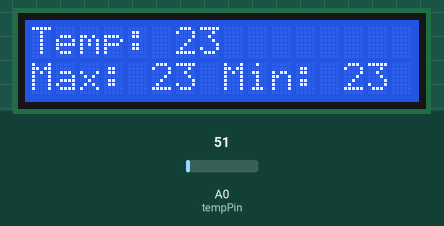
Bench run of a sketch on a simulated Arduino Uno, built with avr-gcc and run on an emulated ATmega328P. Parts: 16×2 character LCD. The test bench sets the inputs (shaded band); at power-on: A0 (tempPin) = 51. What the sketch prints to the serial monitor is not drawn.

Above: at 4.2 s.
4.3 s: A0 (tempPin) set to 61
At 5.7 s:
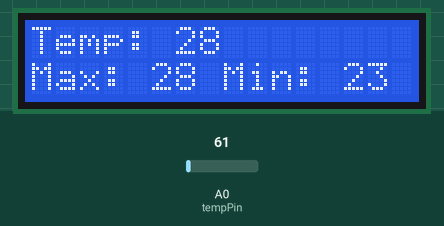
6.0 s: A0 (tempPin) set to 71
At 7.2 s:
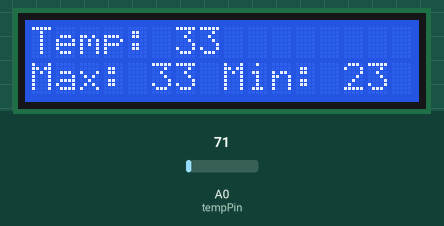
7.5 s: A0 (tempPin) set to 86
At 7.9 s:
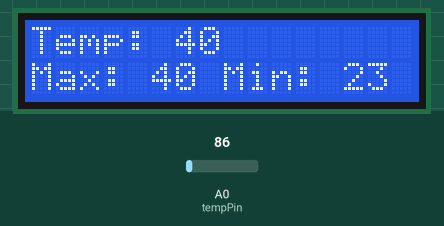
Timing chart, 0 to 10.5 s (numbered marks = the images above; inputs shaded):
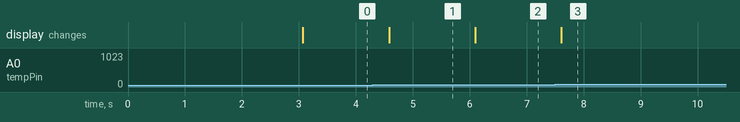

Measured:
- after the input at 4.3 s, the display: changes after 0.28 s (image 1)
- after the input at 6.0 s, the display: changes after 0.09 s (image 2)
- after the input at 7.5 s, the display: changes after 0.11 s (image 3)

The sketch:

lm35_temperatura_mostra_lcd_maior_e_menor_simbolos.ino
```cpp
#include<LiquidCrystal.h>;
LiquidCrystal lcd(12,11,5,4,3,2);
int tempPin = 0;
//float tempC = 0;
//float menor;
//float maior;

int tempC = 0;
int menor;
int maior;

void setup(){

  Serial.begin(9600);
  lcd.begin(16, 2);
  lcd.setCursor(0,0);
  lcd.print("JUCABNU");
  lcd.setCursor(0,1);
  lcd.print("Teste com LM35");
  delay(3000);
  lcd.clear();

  tempC = (4.8 * analogRead(tempPin) * 100.0) / 1024.0;
  maior = tempC;
  menor = tempC;

}

void imprimir(){

  lcd.setCursor(0,0);
  lcd.print("Temp:");
  lcd.setCursor(6,0);
  lcd.print(tempC);
  lcd.setCursor(0,1);
  lcd.print("Max:");
  lcd.setCursor(5,1);
  lcd.print(maior);
  lcd.setCursor(8,1);
  lcd.print("Min:");
  lcd.setCursor(13,1);
  lcd.print(menor);
  //lcd.clear();


}

void loop(){


  tempC = (4.8 * analogRead(tempPin) * 100.0) / 1024.0;
  // tempC = analogRead(tempPin);
  Serial.println(tempC);
  if(tempC > maior){
    maior = tempC;
  }
  if(tempC < menor){
    menor = tempC;
  }
  imprimir();
  delay(500);

}
```
